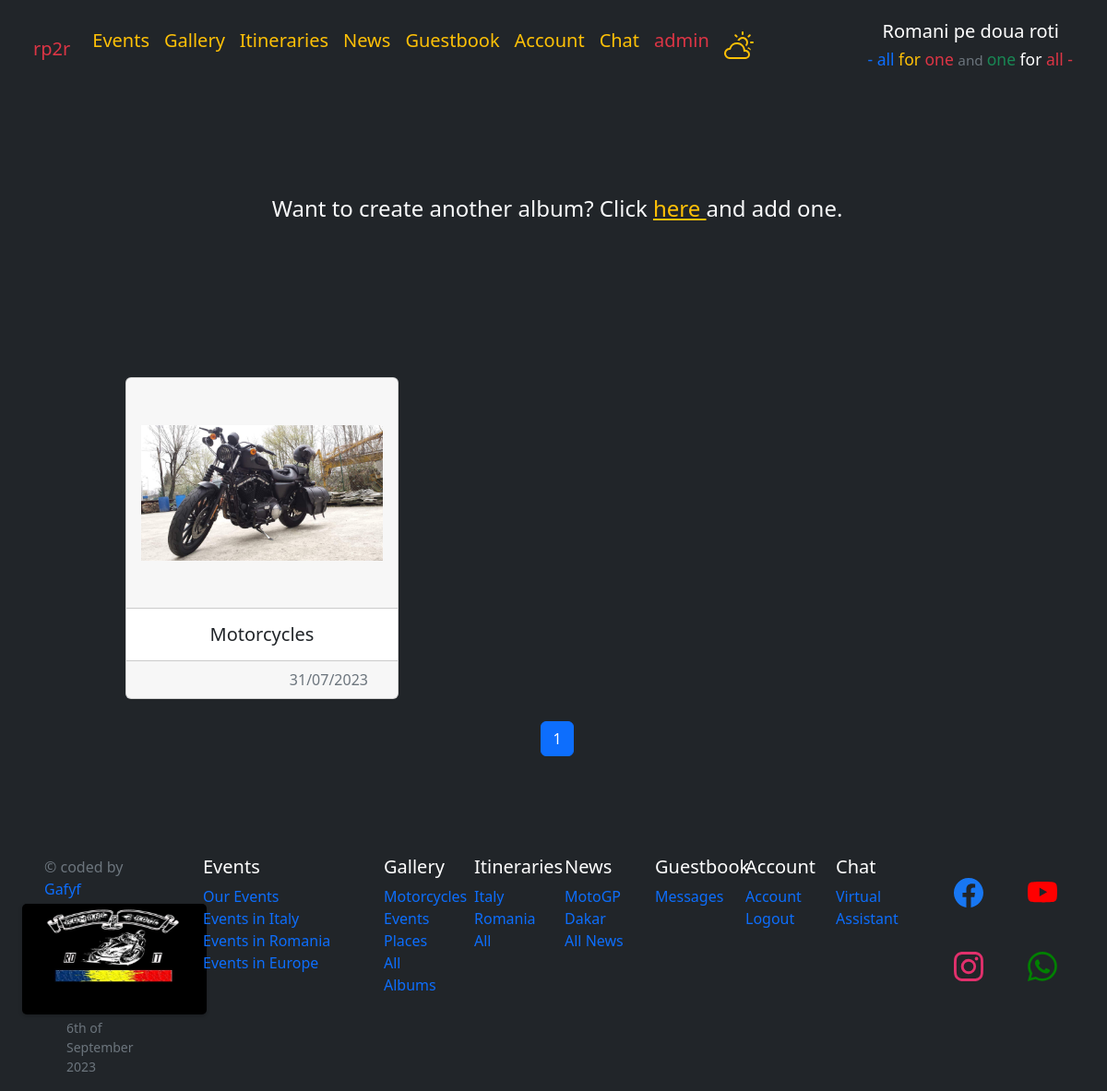
/en/gallery/gallery/ (signed in), run on the app's committed database.
### gallery/models.py (models this page shows, shortened)
class Album(models.Model):
    id = models.UUIDField(primary_key=True, default=uuid.uuid4, editable=False)
    title = models.CharField(max_length=100)
    created_at = models.DateTimeField(auto_now_add=True)
    def get_absolute_url(self):
        return reverse("gallery:album_detail", args=[str(self.id)])

class Image(models.Model):
    id = models.UUIDField(primary_key=True, default=uuid.uuid4, editable=False)
    uploaded_by = models.ForeignKey(Profile, on_delete=models.CASCADE, related_name=_('uploaded_by'), verbose_name=_('Uploaded By'))
    album = models.ForeignKey(Album, on_delete=models.CASCADE, related_name='images')
    title = models.CharField(max_length=100, blank=True)
    description = models.TextField(max_length=10000, blank=True)
    image = models.ImageField(upload_to=get_image_upload_path)
    created_at = models.DateTimeField(auto_now_add=True)
    likes = models.IntegerField(default=0)
    dislikes = models.IntegerField(default=0)
    liked_by = models.ManyToManyField(Profile, related_name=_('liked_images'), blank=True)
    disliked_by = models.ManyToManyField(Profile, related_name=_('disliked_images'), blank=True)
    class Meta:
         ordering = ['-created_at']
         verbose_name_plural = _('Images')
         verbose_name = _('Image')

### gallery/views.py (the view)
# urls.py: path('gallery/', gallery, name='gallery'),
def gallery(request):
    album = Album.objects.all()
    title = request.GET.get('title')
    print('title ,' , title)
    if title:
        album = album.filter(title=title)
    paginator = Paginator(album, 6)
    page_number = request.GET.get('page')
    page_obj = paginator.get_page(page_number)
    return render(request, 'gallery/gallery.html', {'page_obj': page_obj, 'album': album})

### templates/gallery/gallery.html (shortened to what this page needs)
{% extends "layouts/base.html" %}
{% block content %}
    <div id='gallery-container-id' style='min-height: 100vh;' class="row container-fluid justify-content-between pt-4 mx-1">
      <div class='col-md-12 d-flex flex-row justify-content-between'>
        <div class='col-md-1 d-flex flex-column justify-content-start'>
        </div>
        <div class='col-add-event col-md-10 d-flex flex-column justify-content-center mb-4'>
          <h4 class="card-title text-bg-dark text-light my-4 mx-auto">
            Want to create another album? Click
            <a class="text-warning" href="{% url 'gallery:create_album' %}">
              here
            </a>
            and add one.
          </h4>
        </div>
        <div class='col-md-1 d-flex flex-column justify-content-end'>
        </div>
      </div>
      <div class='col-md-1 d-flex flex-column justify-content-start'>
      </div>
      <div id='gallery-list-id' class="col-md-10 d-flex flex-column justify-content-center">
        <div class="row row-cols-1 row-cols-md-3 g-4">
          {% for album in page_obj %}
          <div class="col">
            <a class="text-dark" href="{{ album.get_absolute_url }}" style="text-decoration: none;">
              <div class="card h-100">
                <div class='card-header d-flex justify-content-center max-w-auto my-auto' style="min-height: 250px; max-height: 300px;">
                    <img id='image-url' class='img-fluid max-w-auto mx-auto my-auto' style='min-height: 190px; max-height: 190px; object-fit: contain;' alt="Album Image" src="{{ album.images.last.image.url }}">
                </div>
                <div class="card-body">
                  <h5 class="card-title d-flex justify-content-center mw-auto my-auto">{{ album.title|title }}</h5>
                </div>
                <div class="card-footer">
                  <p class="text-muted d-flex justify-content-end my-auto mx-3">
                  {{ album.created_at|date:"d/m/Y" }}
                  </p>
                </div>
              </div>
            </a>
          </div>
          {% endfor %}
        </div>
        <nav aria-label="Page navigation">
          <ul class="pagination justify-content-center my-4">
            {% for num in page_obj.paginator.page_range %}
              {% if page_obj.number == num %}
                <li class="page-item active">
                  <a class="page-link" href="?page={{ num }}">{{ num }}</a>
                </li>
              {% else %}
                <li class="page-item">
                  <a class="page-link" href="?page={{ num }}">{{ num }}</a>
                </li>
              {% endif %}
            {% endfor %}
          </ul>
        </nav>
      </div>
      <div class='col-md-1 d-flex flex-column justify-content-center'>
      </div>
    </div>
{% endblock content %}

### data on the page
Album: images.last.image (picture), title "Motorcycles", created_at "31/07/2023"

### other printed values
{{ num }} "1"
